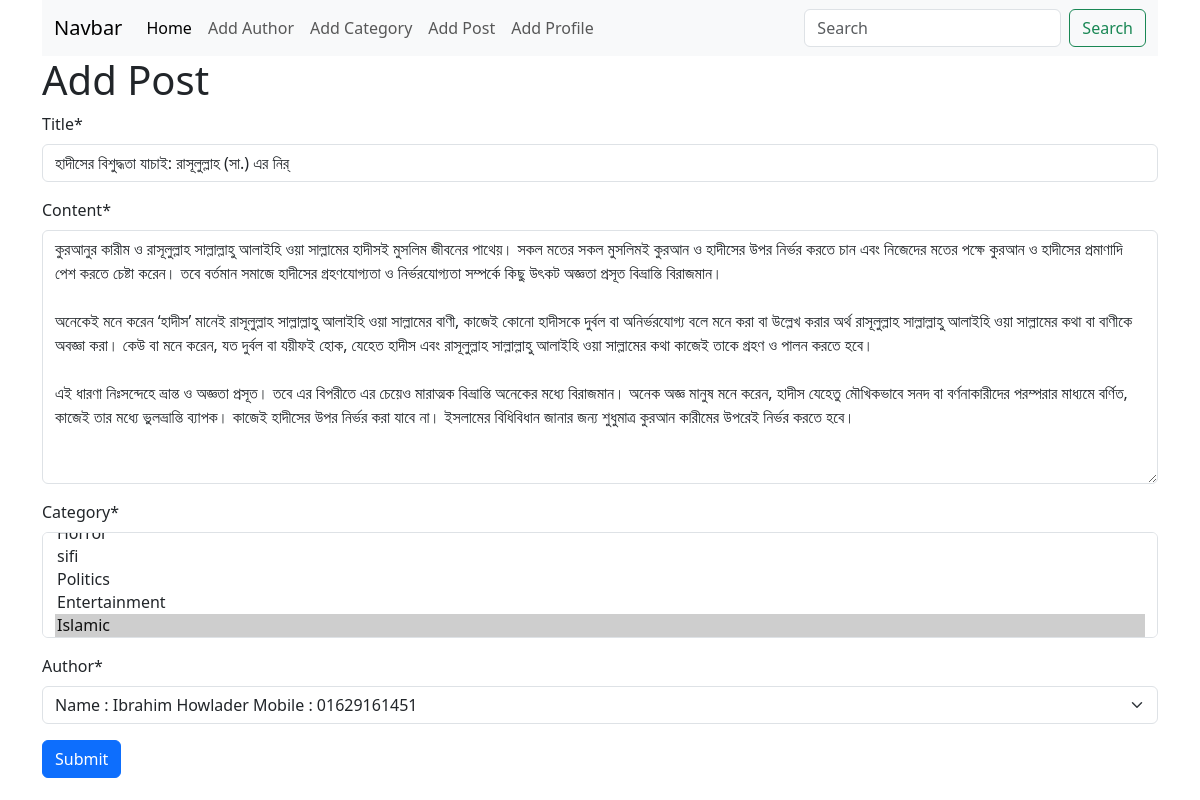
Screenshot of /post/edit/1 with the database file from the repository.
### posts/models.py (models this page shows, shortened)
class Post(models.Model):
    title = models.CharField(max_length=50)
    content = models.TextField()
    category = models.ManyToManyField(Category)
    author = models.ForeignKey(Author,on_delete = models.CASCADE)

### posts/views.py (the view)
# urls.py: path('edit/<int:id>', views.edit_post,name='edit_post'),
def edit_post(request,id):
    post = Post.objects.get(pk=id)
    post_form = forms.PostForm(instance=post)
    if request.method == "POST":
        post_form = forms.PostForm(request.POST,instance=post)
        if post_form.is_valid():
            post_form.save()
            return redirect('home')
    return render(request,'posts/add_post.html',{'form':post_form})

### posts/forms.py
class PostForm(forms.ModelForm):
    class Meta:
        model = Post
        fields = '__all__'

### author/models.py (called while the page is built)
    def __str__(self) -> str:
        return f"Name : {self.name} Mobile : {self.mobile}"

### categories/models.py (called while the page is built)
    def __str__(self) -> str:
        return f"{self.name}"

### posts/templates/posts/add_post.html
{% extends "base.html" %} {% load crispy_forms_tags %} {% block content %}
<h1>Add Post</h1>
<form method="post" action="">
  {{form | crispy}} {% csrf_token %}
  <button type="bubmit" class="btn btn-primary">Submit</button>
</form>
{% endblock content %}

### rows the page displays
Post: title "হাদীসের বিশুদ্ধতা যাচাই: রাসূলুল্লাহ (সা.) এর নির্", content "কুরআনুর কারীম ও রাসূলুল্লাহ সাল্লাল্লাহু আলাইহি ওয়া সাল্লামের হাদীসই মুসলিম জীবনের পাথেয়। সকল মতের সকল মুসলিমই কুরআন ও হাদীসের উপর নির্ভর করতে চান এবং নিজেদের মতের পক্ষে কুরআন ও হাদীসের প্রমাণাদি পেশ করতে চেষ্টা করেন। তবে বর্তমান সমাজে হাদীসের গ্রহণযোগ্যতা ও নির্ভরযোগ্যতা সম্পর্কে কিছু উৎকট অজ্ঞতা প্রসূত বিভ্রান্তি বিরাজমান। অনেকেই মনে করেন ‘হাদীস’ মানেই রাসূলুল্লাহ সাল্লাল্লাহু আলাইহি ওয়া সাল্লামের বাণী, কাজেই কোনো হাদীসকে দুর্বল বা অনির্ভরযোগ্য বলে মনে করা বা উল্লেখ করার অর্থ রাসূলুল্লাহ সাল্লাল্লাহু আলাইহি ওয়া সাল্লামের কথা বা বাণীকে অবজ্ঞা করা। কেউ বা মনে করেন, যত দুর্বল বা যয়ীফই হোক, যেহেত হাদীস এবং রাসূলুল্লাহ সাল্লাল্লাহু আলাইহি ওয়া সাল্লামের কথা কাজেই তাকে গ্রহণ ও পালন করতে হবে। এই…", author "Name : Ibrahim Howlader Mobile : 01629161451"
